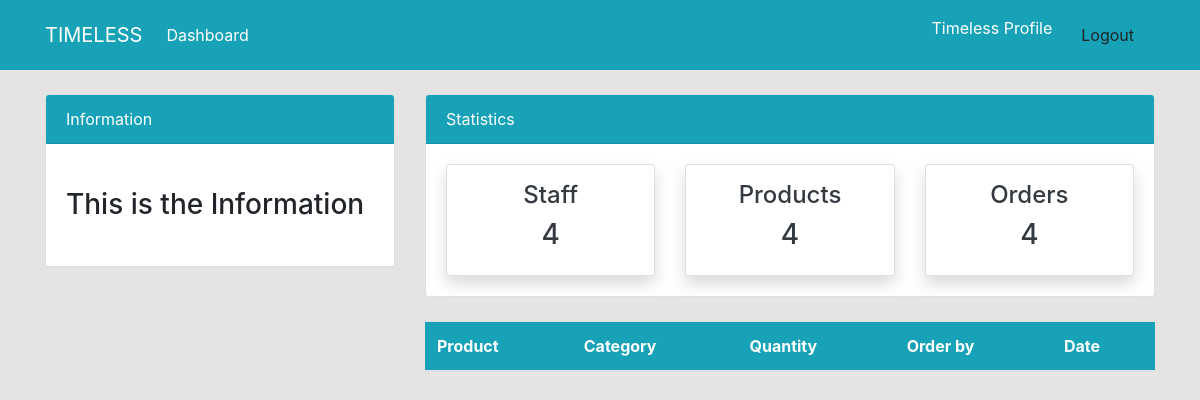
The app's page /order/ (signed in), older data.
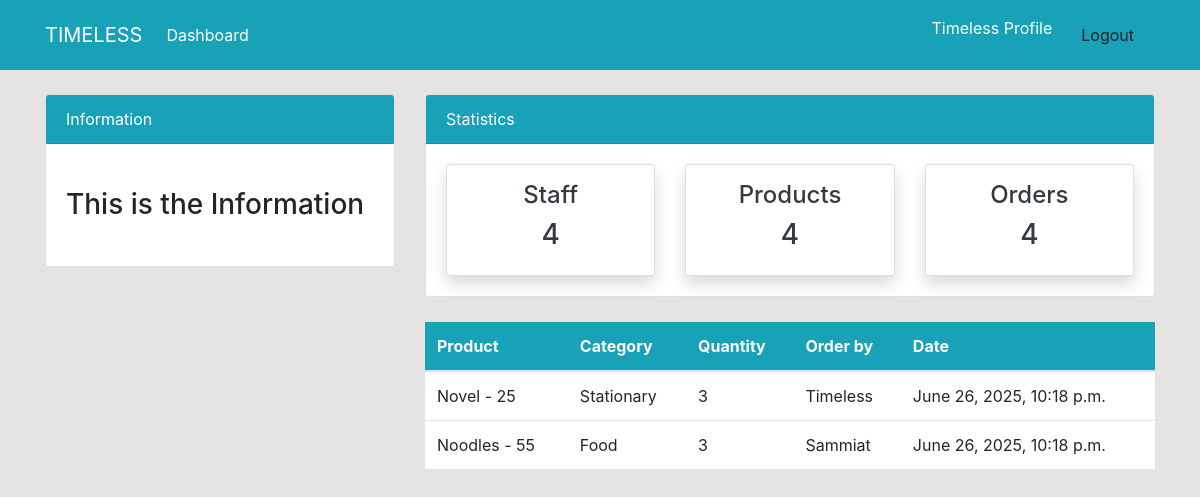
The same page, newer data.
### dashboard/models.py (models this page shows, shortened)
class Order(models.Model):
    product = models.ForeignKey(Product, on_delete=models.CASCADE, null=True)
    staff = models.ForeignKey(User, on_delete=models.CASCADE, null=True)
    order_quantity = models.PositiveIntegerField(null=True)
    date = models.DateTimeField(auto_now_add=True)
    class Meta:
        verbose_name_plural = 'Order'

class Product(models.Model):
    name = models.CharField(max_length=100, null=True)
    category = models.CharField(max_length=20, choices=CATEGORY, null=True)
    quantity = models.PositiveIntegerField(null=True)
    class Meta:
        verbose_name_plural = 'Product'
    def __str__(self):
        return f'{self.name} - {self.quantity}'

### dashboard/views.py (the view)
# urls.py: path('order/', views.order, name='dashboard-order'),
@login_required
def order(request):
     orders = Order.objects.all()
     context = {
          'orders':orders
     }
     return render(request, 'dashboard/order.html', context)

### templates/dashboard/order.html (shortened to what this page needs)
 {% extends 'partials/base.html' %}
  {% block content %}
      {% include 'partials/topnav.html' %}
    <div class="container">
        <div class="row my-4">
            <div class="col-md-4">
            </div>
            <div class="col-md-8">
                <table class="table bg-white">
                    <thead class="bg-info">
                        <tr class="text-white">
                            <th scope="col">Product</th>
                            <th scope="col">Category</th>
                            <th scope="col">Quantity</th>
                            <th scope="col">Order by</th>
                            <th scope="col">Date</th>
                        </tr>
                    </thead>
                    <tbody>
                        {% for orders in orders%}
                        <tr>
                            <td>{{orders.product}}</td>
                            <td>{{orders.product.category}}</td>
                            <td>{{orders.order_quantity}}</td>
                            <td>
                                {{ orders.staff.username}}
                            </td>
                            <td>
                                {{ orders.date}}
                            </td>
                        </tr>
                        {% endfor %}
                    </tbody>
                </table>
            </div>
        </div>
    </div>
    {% endblock %}

Row changes from the older to the newer data that the page shows:
added Order: product "Novel - 25", product.category "Stationary", order_quantity "3", staff.username "Timeless", date "June 26, 2025, 10:18 p.m."
added Order: product "Noodles - 55", product.category "Food", order_quantity "3", staff.username "Sammiat", date "June 26, 2025, 10:18 p.m."
